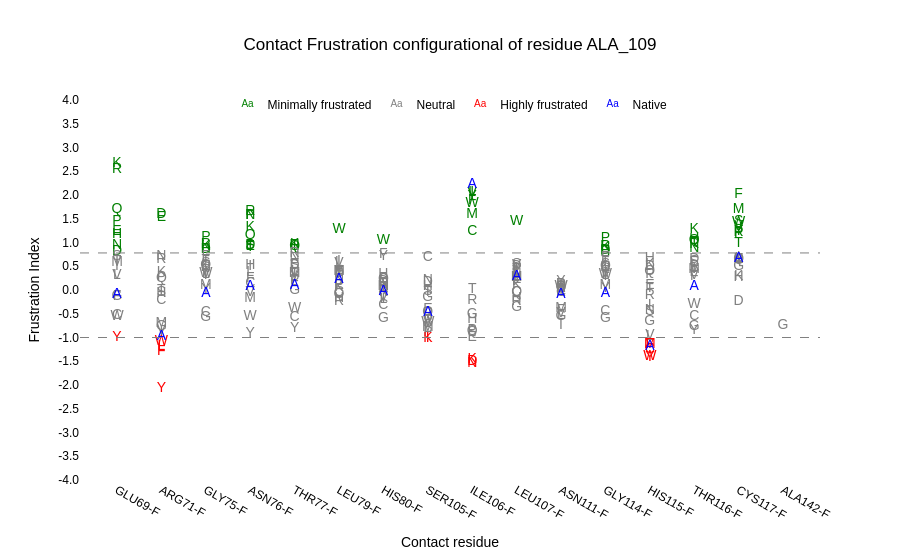

The notebook cell this image was saved under:
### Code cell
from frustrapy.visualization import plot_mutate_res
fig = plot_mutate_res(pdb=pdb_configurational, res_num=109, chain="F", save=True)
# set plotly render to vscode from plotly io
import plotly.io as pio
pio.renderers.default = "vscode"
fig.show()

### Figure 1 — Plotly figure (JSON) as saved in the notebook; plotly's stock layout.template omitted (floating-point values rounded to 4 significant figures; data arrays with more than 128 entries replaced by an {"elided": "..."} marker saying what was removed)
{"data": [{"mode": "text", "name": "Minimally frustrated", "text": ["L", "F", "F", "R", "R", "R", "R", "R", "R", "E", "E", "E", "S", "S", "K", "K", "K", "K", "K", "K", "N", "N", "N", "I", "V", "V", "Q", "Q", "Q", "Q", "D", "D", "D", "D", "D", "P", "P", "P", "P", "P", "H", "H", "H", "H", "H", "T", "T", "T", "T", "Y", "Y", "M", "M", "C", "W", "W", "W", "W", "W"], "textfont": {"color": "green", "family": "Arial", "size": 14}, "type": "scatter", "x": [9, 9, 15, 1, 3, 4, 12, 14, 15, 1, 2, 4, 4, 15, 1, 3, 4, 5, 12, 14, 1, 4, 14, 9, 9, 15, 1, 4, 5, 14, 1, 2, 3, 4, 12, 1, 3, 4, 12, 15, 1, 3, 5, 12, 14, 4, 5, 14, 15, 9, 15, 9, 15, 9, 6, 7, 9, 10, 15], "y": [2.06, 1.876, 2.021, 2.533, 0.953, 1.658, 0.925, 0.949, 1.218, 1.229, 1.516, 0.913, 0.94, 1.444, 2.672, 0.924, 1.312, 0.957, 0.9, 1.269, 0.944, 1.577, 0.866, 2.049, 2.029, 1.342, 1.69, 1.149, 0.915, 1.038, 0.814, 1.588, 0.859, 0.942, 0.837, 1.433, 1.114, 1.559, 1.083, 1.192, 1.174, 0.843, 0.915, 0.818, 1.071, 0.894, 0.944, 1.01, 0.977, 1.97, 1.225, 1.583, 1.689, 1.222, 1.279, 1.043, 1.824, 1.445, 1.418]}, {"mode": "text", "name": "Neutral", "text": {"elided": "210 str values"}, "textfont": {"color": "gray", "family": "Arial", "size": 14}, "type": "scatter", "x": {"elided": "210 int values"}, "y": {"elided": "210 float values"}}, {"mode": "text", "name": "Highly frustrated", "text": ["L", "F", "F", "K", "K", "N", "I", "D", "Y", "Y", "Y", "M", "C", "W", "W"], "textfont": {"color": "red", "family": "Arial", "size": 14}, "type": "scatter", "x": [2, 2, 13, 8, 9, 9, 8, 9, 1, 2, 13, 13, 13, 2, 13], "y": [-1.181, -1.293, -1.145, -1.029, -1.461, -1.547, -1.013, -1.501, -1.005, -2.079, -1.417, -1.146, -1.262, -1.077, -1.395]}, {"mode": "text", "name": "Native", "text": ["A", "A", "A", "A", "A", "A", "A", "A", "A", "A", "A", "A", "A", "A", "A"], "textfont": {"color": "blue", "family": "Arial", "size": 14}, "type": "scatter", "x": [1, 2, 3, 4, 5, 6, 7, 8, 9, 10, 11, 12, 13, 14, 15], "y": [-0.101, -0.986, -0.076, 0.065, 0.086, 0.215, -0.029, -0.469, 2.216, 0.281, -0.105, -0.071, -1.183, 0.07, 0.66]}], "layout": {"font": {"color": "black", "family": "Arial", "size": 12}, "legend": {"orientation": "h", "title": {"text": ""}, "x": 0.5, "xanchor": "center", "y": 0.95, "yanchor": "bottom"}, "paper_bgcolor": "white", "plot_bgcolor": "white", "shapes": [{"line": {"color": "gray", "dash": "dash", "width": 1}, "type": "line", "x0": 0, "x1": 1, "xref": "x domain", "y0": 0.78, "y1": 0.78, "yref": "y"}, {"line": {"color": "gray", "dash": "dash", "width": 1}, "type": "line", "x0": 0, "x1": 1, "xref": "x domain", "y0": -1, "y1": -1, "yref": "y"}], "showlegend": true, "title": {"text": "Contact Frustration configurational of residue ALA_109", "x": 0.5}, "xaxis": {"tickmode": "array", "ticktext": ["GLU69-F", "ARG71-F", "GLY75-F", "ASN76-F", "THR77-F", "LEU79-F", "HIS80-F", "SER105-F", "ILE106-F", "LEU107-F", "ASN111-F", "GLY114-F", "HIS115-F", "THR116-F", "CYS117-F", "ALA142-F"], "tickvals": [1, 2, 3, 4, 5, 6, 7, 8, 9, 10, 11, 12, 13, 14, 15, 16], "title": {"text": "Contact residue"}}, "yaxis": {"range": [-4, 4], "ticktext": ["-4.0", "-3.5", "-3.0", "-2.5", "-2.0", "-1.5", "-1.0", "-0.5", "0.0", "0.5", "1.0", "1.5", "2.0", "2.5", "3.0", "3.5", "4.0"], "tickvals": [-4, -3.5, -3, -2.5, -2, -1.5, -1, -0.5, 0, 0.5, 1, 1.5, 2, 2.5, 3, 3.5, 4], "title": {"text": "Frustration Index"}}}}
